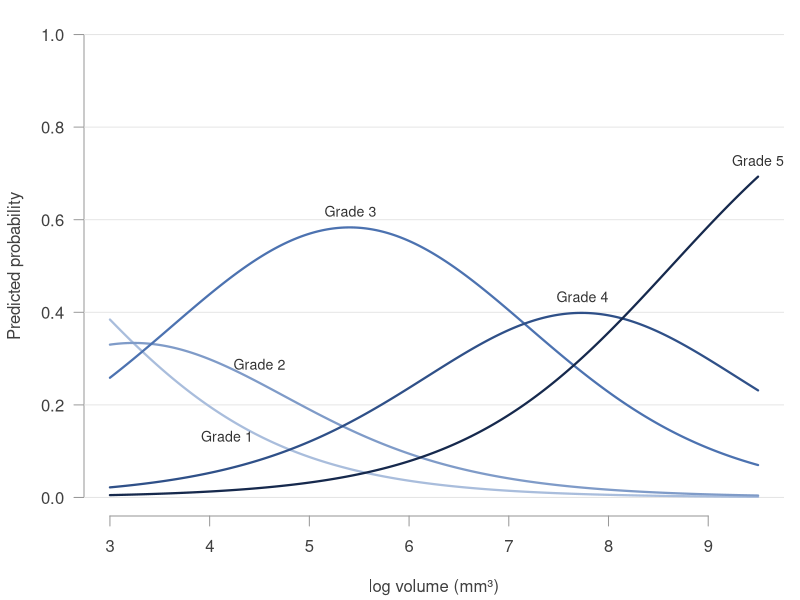

R code for this plot:
# Run from the repository root:
#   Rscript codes/plots/model-formulation/probability-curves.R

library(MASS)

data <- read.csv("data/processed/nodules_train_trimmed.csv", stringsAsFactors = FALSE)
PRIMARY <- c("log_volume", "elongation", "flatness", "solidity", "compactness")
SECONDARY <- c("spiculation", "lobulation", "margin", "texture", "sphericity")
data <- data[complete.cases(data[c(PRIMARY, SECONDARY, "mal_median")]), ]
center <- mean(data$log_volume); spread <- sd(data$log_volume)
data[PRIMARY] <- scale(data[PRIMARY])
data$y <- factor(data$mal_median, levels = 1:5, ordered = TRUE)
fit <- polr(reformulate(PRIMARY, "y"), data = data, method = "logistic")

# Other predictors at their means, which are 0 after standardizing
x <- seq(3, 9.5, length.out = 300)
grid <- data.frame(log_volume = (x - center) / spread, elongation = 0, flatness = 0,
                   solidity = 0, compactness = 0)
P <- predict(fit, grid, type = "probs")

# Ordered grades: one hue, light to dark
ramp <- c("#a9bddc", "#7f9bc8", "#4c72b0", "#2f5088", "#16294d")

pdf("codes/plots/model-formulation/probability-curves.pdf", width = 7.5, height = 4.2)
par(mar = c(4.2, 4.2, 0.8, 0.8), las = 1, col.axis = "gray25", col.lab = "gray25", fg = "gray60")
plot(range(x), c(0, 1), type = "n", xlab = "log volume (mm\u00b3)",
     ylab = "Predicted probability", bty = "n")
abline(h = seq(0, 1, 0.2), col = "gray90")
for (k in 1:5) lines(x, P[, k], col = ramp[k], lwd = 2.2)
for (k in 1:5) {
  i <- c(55, 70, which.max(P[, 3]), which.max(P[, 4]), which.max(P[, 5]))[k]
  text(x[i], P[i, k] + c(-0.04, 0.04, 0.035, 0.035, 0.035)[k], paste("Grade", k),
       col = "gray20", cex = 0.85)
}
invisible(dev.off())
